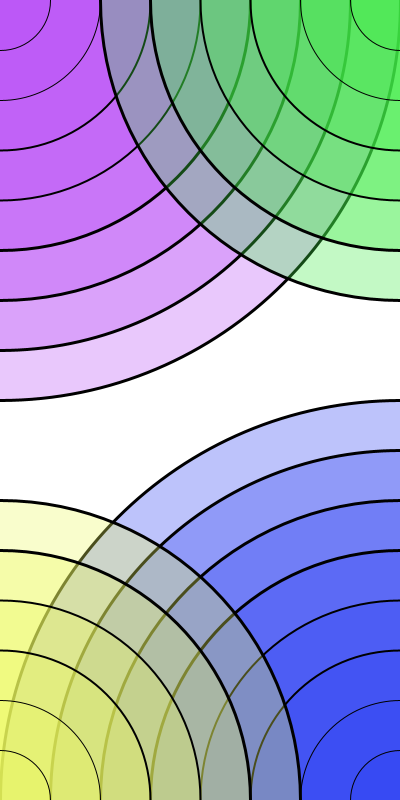
Frame 1 (no input)
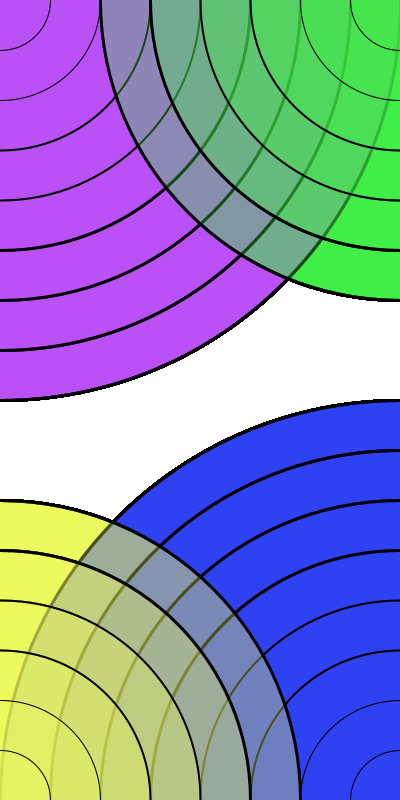
Frame 60 (the mouse pressed at the canvas centre just before this capture)
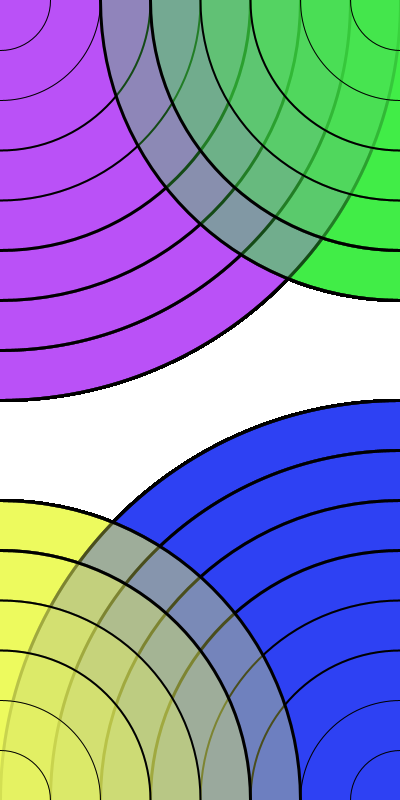
Frame 120 (the mouse held since frame 60 and released just before this capture)

The Processing sketch that drew these frames (run headless with seeded random() and noise(); from frame 60 on, the mouse is pressed at the canvas centre):

// Processing sketch: processing_24806
// ── processing_24806.pde


int a=100;
int b=100;
int side1=400;
int side2=800;


void setup(){
  size(400,800);
  
  strokeWeight(3);
  background(255);
  smooth();
  noFill();
}

void draw(){
  
  
fill(186,79,245,80);
  strokeWeight(3);
  ellipse(0,0,8*a,8*b);
  ellipse(0,0,7*a,7*b);
  ellipse(0,0,6*a,6*b);
  ellipse(0,0,5*a,5*b);
  strokeWeight(2);
  ellipse(0,0,4*a,4*b);
  ellipse(0,0,3*a,3*b);
  strokeWeight(1);
  ellipse(0,0,2*a,2*b);
  ellipse(0,0,1*a,1*b);
  
 fill(46,64,242,80);

  strokeWeight(3);
  ellipse(side1,side2,8*a,8*b);
  ellipse(side1,side2,7*a,7*b);
  ellipse(side1,side2,6*a,6*b);
  ellipse(side1,side2,5*a,5*b);
  strokeWeight(2);
  ellipse(side1,side2,4*a,4*b);
  ellipse(side1,side2,3*a,3*b);
  strokeWeight(1);
  ellipse(side1,side2,2*a,2*b);
  ellipse(side1,side2,1*a,1*b);
  
 fill(65,237,71,80);
  
  strokeWeight(3);
  ellipse(side1,0,6*a,6*b);
  ellipse(side1,0,5*a,5*b);
  strokeWeight(2);
  ellipse(side1,0,4*a,4*b);
  ellipse(side1,0,3*a,3*b);
  strokeWeight(1);
  ellipse(side1,0,2*a,2*a);
  ellipse(side1,0,1*a,1*a);
  
  fill(236,250,91,80);

  strokeWeight(3);
  ellipse(0,side2,6*a,6*b);
  ellipse(0,side2,5*a,5*b);
  strokeWeight(2);
  ellipse(0,side2,4*a,4*b);
  ellipse(0,side2,3*a,3*b);
  strokeWeight(1);
  ellipse(0,side2,2*a,2*b);
  ellipse(0,side2,1*a,1*b);
  


}
